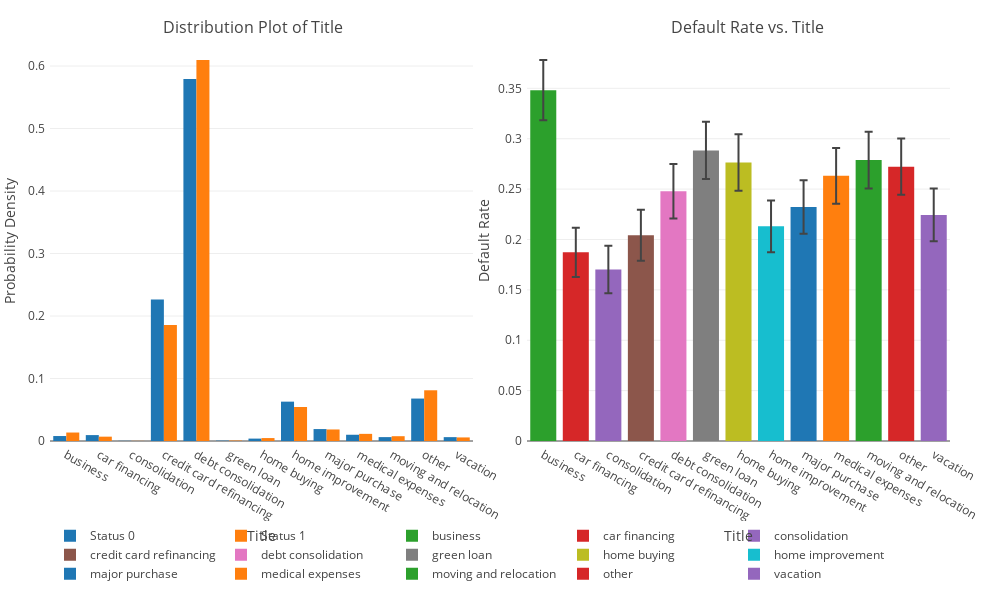

Notebook cell for this chart:
### Code cell
# title
feature = 'title'
iplot(discrete_plot(data=train, feature=feature, width=1000, height=600))

### Figure 1 — Plotly figure (JSON) as saved in the notebook; plotly's stock layout.template omitted (floating-point values rounded to 4 significant figures)
{"data": [{"name": "Status 0", "type": "bar", "uid": "88b7399e-910b-11e8-abd7-88e9fe51b829", "x": ["business", "car financing", "consolidation", "credit card refinancing", "debt consolidation", "green loan", "home buying", "home improvement", "major purchase", "medical expenses", "moving and relocation", "other", "vacation"], "xaxis": "x", "y": [0.007948, 0.009448, 0.0002837, 0.2263, 0.5793, 0.0005564, 0.003842, 0.06296, 0.01909, 0.01001, 0.006222, 0.06792, 0.006179], "yaxis": "y"}, {"name": "Status 1", "type": "bar", "uid": "88b85acc-910b-11e8-89cf-88e9fe51b829", "x": ["business", "car financing", "consolidation", "credit card refinancing", "debt consolidation", "green loan", "home buying", "home improvement", "major purchase", "medical expenses", "moving and relocation", "other", "vacation"], "xaxis": "x", "y": [0.01356, 0.006952, 0.0001858, 0.1855, 0.6096, 0.0007201, 0.004687, 0.05443, 0.01844, 0.01142, 0.007683, 0.08116, 0.005709], "yaxis": "y"}, {"error_y": {"array": [0.02988], "visible": true}, "name": "business", "type": "bar", "uid": "88c79598-910b-11e8-bd4d-88e9fe51b829", "x": ["business"], "xaxis": "x2", "y": [0.3482], "yaxis": "y2"}, {"error_y": {"array": [0.02446], "visible": true}, "name": "car financing", "type": "bar", "uid": "88c9e958-910b-11e8-81ec-88e9fe51b829", "x": ["car financing"], "xaxis": "x2", "y": [0.1872], "yaxis": "y2"}, {"error_y": {"array": [0.02363], "visible": true}, "name": "consolidation", "type": "bar", "uid": "88cc2f06-910b-11e8-a9d0-88e9fe51b829", "x": ["consolidation"], "xaxis": "x2", "y": [0.1702], "yaxis": "y2"}, {"error_y": {"array": [0.02528], "visible": true}, "name": "credit card refinancing", "type": "bar", "uid": "88ce88ee-910b-11e8-ab93-88e9fe51b829", "x": ["credit card refinancing"], "xaxis": "x2", "y": [0.2043], "yaxis": "y2"}, {"error_y": {"array": [0.02707], "visible": true}, "name": "debt consolidation", "type": "bar", "uid": "88d0e558-910b-11e8-a34e-88e9fe51b829", "x": ["debt consolidation"], "xaxis": "x2", "y": [0.2478], "yaxis": "y2"}, {"error_y": {"array": [0.02844], "visible": true}, "name": "green loan", "type": "bar", "uid": "88d35146-910b-11e8-8d0d-88e9fe51b829", "x": ["green loan"], "xaxis": "x2", "y": [0.2884], "yaxis": "y2"}, {"error_y": {"array": [0.02805], "visible": true}, "name": "home buying", "type": "bar", "uid": "88d59ce2-910b-11e8-b997-88e9fe51b829", "x": ["home buying"], "xaxis": "x2", "y": [0.2764], "yaxis": "y2"}, {"error_y": {"array": [0.02568], "visible": true}, "name": "home improvement", "type": "bar", "uid": "88d7e218-910b-11e8-ae01-88e9fe51b829", "x": ["home improvement"], "xaxis": "x2", "y": [0.213], "yaxis": "y2"}, {"error_y": {"array": [0.02648], "visible": true}, "name": "major purchase", "type": "bar", "uid": "88da2d52-910b-11e8-ac1e-88e9fe51b829", "x": ["major purchase"], "xaxis": "x2", "y": [0.2322], "yaxis": "y2"}, {"error_y": {"array": [0.02762], "visible": true}, "name": "medical expenses", "type": "bar", "uid": "88dc73a8-910b-11e8-8dbb-88e9fe51b829", "x": ["medical expenses"], "xaxis": "x2", "y": [0.2632], "yaxis": "y2"}, {"error_y": {"array": [0.02812], "visible": true}, "name": "moving and relocation", "type": "bar", "uid": "88dec2d8-910b-11e8-aa09-88e9fe51b829", "x": ["moving and relocation"], "xaxis": "x2", "y": [0.2788], "yaxis": "y2"}, {"error_y": {"array": [0.02791], "visible": true}, "name": "other", "type": "bar", "uid": "88e109ba-910b-11e8-a78e-88e9fe51b829", "x": ["other"], "xaxis": "x2", "y": [0.2723], "yaxis": "y2"}, {"error_y": {"array": [0.02616], "visible": true}, "name": "vacation", "type": "bar", "uid": "88e368e2-910b-11e8-aeea-88e9fe51b829", "x": ["vacation"], "xaxis": "x2", "y": [0.2244], "yaxis": "y2"}], "layout": {"annotations": [{"font": {"size": 16}, "showarrow": false, "text": "Distribution Plot of Title", "x": 0.225, "xanchor": "center", "xref": "paper", "y": 1, "yanchor": "bottom", "yref": "paper"}, {"font": {"size": 16}, "showarrow": false, "text": "Default Rate vs. Title", "x": 0.775, "xanchor": "center", "xref": "paper", "y": 1, "yanchor": "bottom", "yref": "paper"}], "height": 600, "legend": {"orientation": "h", "xanchor": "auto", "y": -0.2}, "margin": {"b": 50, "l": 50, "pad": 4, "r": 50, "t": 40}, "width": 1000, "xaxis": {"anchor": "y", "domain": [0, 0.47], "title": "Title"}, "xaxis2": {"anchor": "y2", "domain": [0.53, 1], "title": "Title"}, "yaxis": {"anchor": "x", "domain": [0, 1], "title": "Probability Density"}, "yaxis2": {"anchor": "x2", "domain": [0, 1], "title": "Default Rate"}}}
